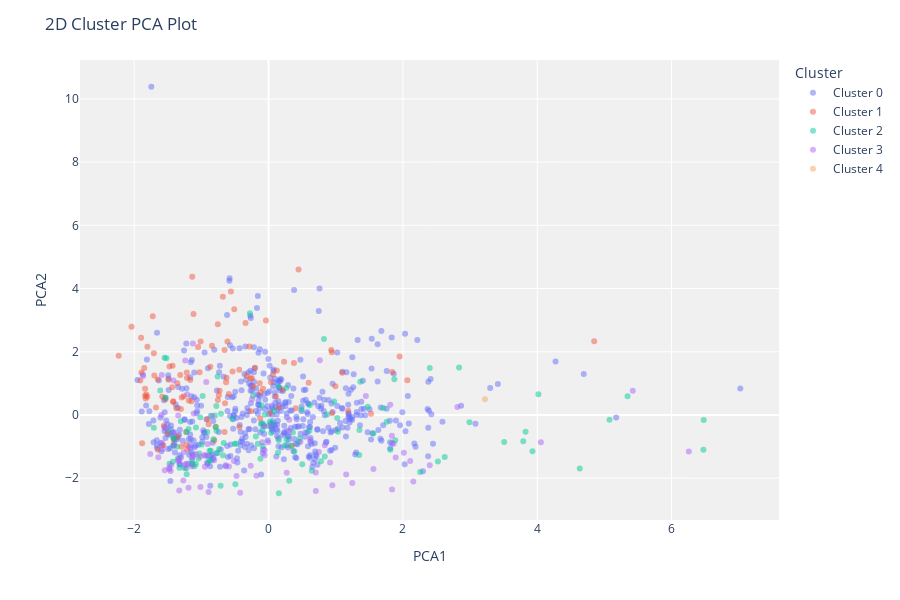

Notebook code for this chart:
### Code cell
plot_model(kmodes,plot='cluster')
